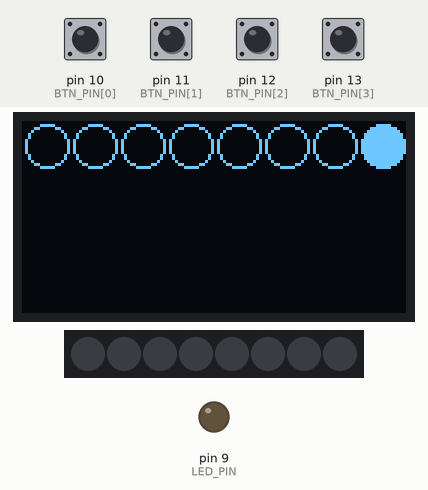
The sketch below on a simulated Arduino Uno, built with avr-gcc and run on an emulated ATmega328P. Shown: 128×64 one-colour display, 8 RGB LEDs in strip order, left to right, output pins drawn as LEDs (lit = HIGH). Dashed ring = blinking. The test bench sets the inputs (shaded band); at power-on: pin 10 (BTN_PIN[0]), pin 11 (BTN_PIN[1]), pin 12 (BTN_PIN[2]), pin 13 (BTN_PIN[3]) LOW. Dim RGB values are drawn brighter than linear; what the sketch prints to the serial monitor is not drawn.

Above: at 0.1 s.
1.3 s: pin 13 (BTN_PIN[3]) pulled HIGH for 0.15 s
At 1.86 s:
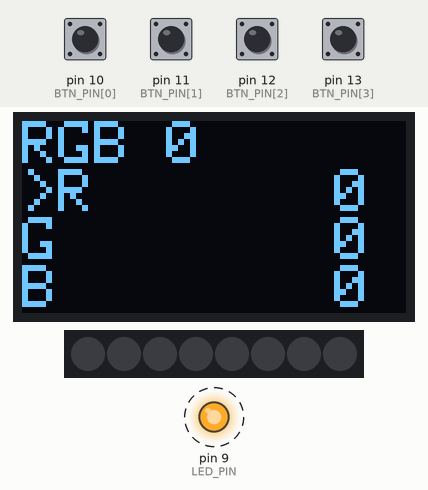
2.0 s: pin 11 (BTN_PIN[1]) pulled HIGH for 0.15 s
At 2.68 s:
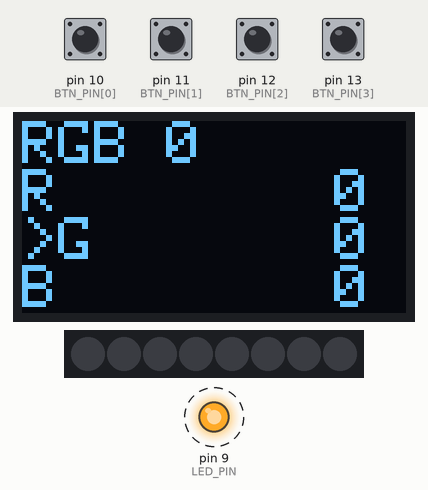
2.7 s: pin 13 (BTN_PIN[3]) pulled HIGH for 0.15 s
At 3.39 s:
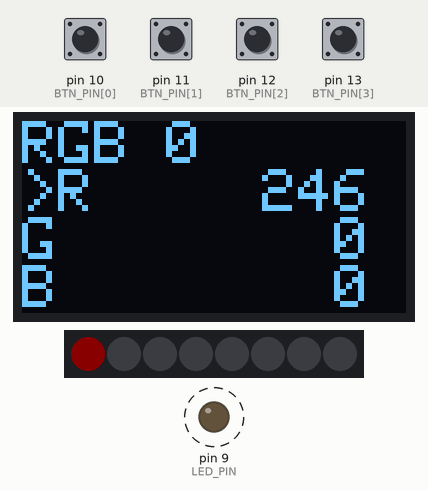
3.4 s: pin 12 (BTN_PIN[2]) pulled HIGH for 0.15 s
At 3.77 s:
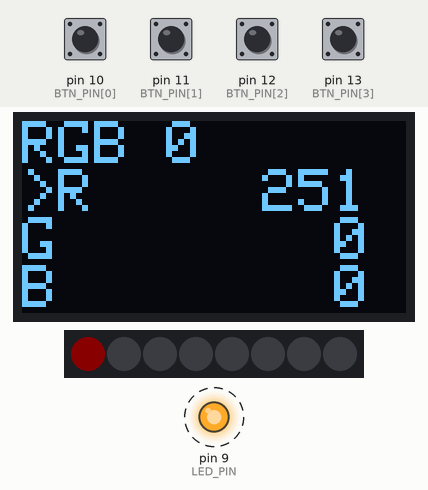
4.1 s: pin 10 (BTN_PIN[0]) pulled HIGH for 0.15 s
At 4.7 s:
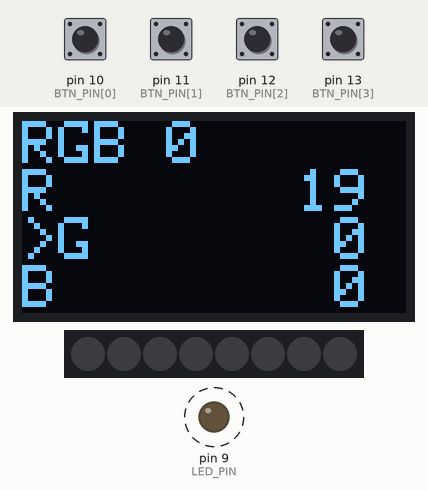
4.8 s: pin 11 (BTN_PIN[1]) pulled HIGH for 1 s
At 7.11 s:
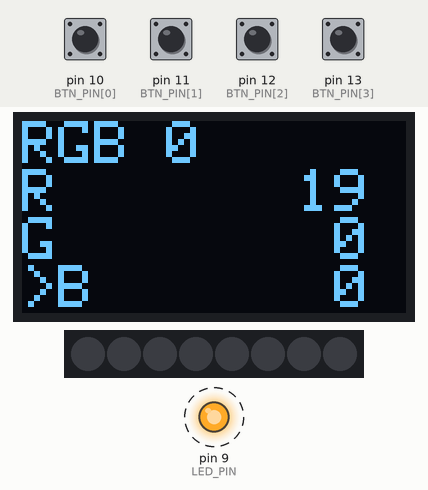
Timing chart, 0 to 7.4 s (numbered marks = the images above; inputs shaded):
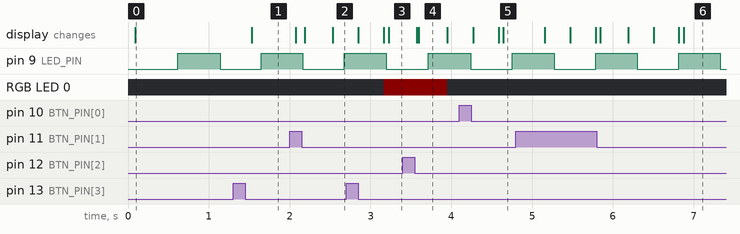

The sketch:

avr.ino
```cpp
#include <EEPROM.h>
#include "bluetooth.h"
#include "button.h"
#include "led.h"
#include "oled.h"
#include "rgb.h"

enum {
    BTN_BACK,
    BTN_UP,
    BTN_DOWN,
    BTN_ENTER,
};

uint8_t status = 0;
uint8_t prevStatus = 0;

uint8_t rgbIndex = 0;

void status0() {
    rgbRainbow(100);

    if (button[BTN_ENTER].status == PRESS) {
        status = 1;
        rgbIndex = 0;
        rgbClear();
    }
}

void status1() {
    oled.clearDisplay();
    for (uint8_t i = 0; i < 8; i++) {
        if (i == 7 - rgbIndex) {
            oled.fillCircle(i * 16 + 8, 8, 7, WHITE);
        } else {
            oled.drawCircle(i * 16 + 8, 8, 7, WHITE);
        }
    }
    oled.display();

    if (button[BTN_UP].status == PRESS ||
       (button[BTN_UP].status == HOLD && button[BTN_UP].holdTime >= 1000)) {
        rgbIndex = rgbIndex == 7 ? 0 : rgbIndex + 1;
    }

    if (button[BTN_DOWN].status == PRESS ||
       (button[BTN_DOWN].status == HOLD && button[BTN_DOWN].holdTime >= 1000)) {
        rgbIndex = rgbIndex == 0 ? 7 : rgbIndex - 1;
    }

    if (button[BTN_ENTER].status == PRESS) {
        status = 2;
    }
}

void status2() {
    static bool colorSelected = false;
    static uint8_t colorIndex = 0;
    char buffer[4];

    oled.clearDisplay();
    oled.setTextSize(2);

    oled.setCursor(0, 0);
    oled.print("RGB ");
    sprintf(buffer, "%1d", rgbIndex);
    oled.println(buffer);

    if (colorIndex == 0) oled.print(">");
    oled.println("R");
    if (colorIndex == 1) oled.print(">");
    oled.println("G");
    if (colorIndex == 2) oled.print(">");
    oled.println("B");

    oled.setCursor(SCREEN_WIDTH - 48, 16);
    sprintf(buffer, "%3d", rgb[rgbIndex].r);
    oled.print(buffer);

    oled.setCursor(SCREEN_WIDTH - 48, 32);
    sprintf(buffer, "%3d", rgb[rgbIndex].g);
    oled.print(buffer);

    oled.setCursor(SCREEN_WIDTH - 48, 48);
    sprintf(buffer, "%3d", rgb[rgbIndex].b);
    oled.print(buffer);

    oled.display();

    if (button[BTN_UP].status == PRESS ||
       (button[BTN_UP].status == HOLD && button[BTN_UP].holdTime >= 1000)) {
        if (colorSelected) {
            switch (colorIndex) {
                case 0: rgb[rgbIndex].r++; break;
                case 1: rgb[rgbIndex].g++; break;
                case 2: rgb[rgbIndex].b++; break;
            }
        } else {
            colorIndex = colorIndex == 0 ? 2 : colorIndex - 1;
        }
    }

    if (button[BTN_DOWN].status == PRESS ||
       (button[BTN_DOWN].status == HOLD && button[BTN_DOWN].holdTime >= 1000)) {
        if (colorSelected) {
            switch (colorIndex) {
                case 0: rgb[rgbIndex].r--; break;
                case 1: rgb[rgbIndex].g--; break;
                case 2: rgb[rgbIndex].b--; break;
            }
        } else {
            colorIndex = colorIndex == 2 ? 0 : colorIndex + 1;
        }
    }

    if (button[BTN_ENTER].status == PRESS) {
        colorSelected = true;
    }

    if (button[BTN_BACK].status == PRESS) {
        if (colorSelected) {
            colorSelected = false;
        } else {
            status = 1;
        }
    }
}

void status3() {}

void loopStatus() {
    switch (status) {
        case 0:
            status0();
            break;
        case 1:
            status1();
            break;
        case 2:
            status2();
            break;
        case 3:
            status3();
            break;
    }

    if (status != prevStatus) {
        prevStatus = status;

        packet_t statusPacket;

        statusPacket.type = PACKET_TYPE_MODE;
        statusPacket.length = 1;
        statusPacket.data[0] = status;

        sendPacket(statusPacket);
    }
}

void setup() {
    initBluetooth();
    initButton();
    initLED();
    initOLED();
    initRGB();
}

void loop() {
    loopBluetooth();
    loopButton();
    loopLED();
    loopRGB();
    loopStatus();
}
```

bluetooth.h
```cpp
#ifndef BLUETOOTH_H
#define BLUETOOTH_H

#include <EEPROM.h>

#define ADDR1 0
#define ADDR2 1
#define ADDR3 3

#define BAUD_RATE 9600
#define MIN_PACKET_SIZE 3
#define MAX_PACKET_SIZE 16
#define PACKET_HEADER 0xAA

enum {
  PACKET_TYPE_RGB,
  PACKET_TYPE_MODE,
  PACKET_EEPROM_WRITE,
  PACKET_EEPROM_READ,
};

typedef struct {
  uint8_t type;
  uint8_t length;
  uint8_t data[MAX_PACKET_SIZE];
} packet_t;

void processPacket(const packet_t& packet);
void sendPacket(const packet_t& packet);
void parsePacket();
void initBluetooth(uint64_t baud);
void loopBluetooth();

#include "button.h"
#include "rgb.h"

extern uint8_t status;

void sendPacket(const packet_t& packet) {
  Serial.write(PACKET_HEADER);
  Serial.write(packet.type);
  Serial.write(packet.length);
  for (uint8_t i = 0; i < packet.length; i++) {
    Serial.write(packet.data[i]);
  }
}

void processPacket(const packet_t& packet) {
  switch (packet.type) {
    case PACKET_TYPE_RGB:
      if (packet.length == 4) {
        uint8_t index = packet.data[0];
        rgb[index].r = packet.data[1];
        rgb[index].g = packet.data[2];
        rgb[index].b = packet.data[3];
      }
      break;

    case PACKET_TYPE_MODE:
      if (packet.length == 1) {
        status = packet.data[0];
      }
      break;

    case PACKET_EEPROM_WRITE:
      rgb[0].r = 255;
      rgb[0].g = 255;
      rgb[0].b = 255;
      if (packet.length == 3) {
        EEPROM.update(ADDR1, packet.data[0]);
        EEPROM.update(ADDR2, packet.data[1]);
        EEPROM.update(ADDR3, packet.data[2]);
      }
      break;

    case PACKET_EEPROM_READ:
      rgb[1].r = 255;
      rgb[1].g = 255;
      rgb[1].b = 255;
      if (packet.length == 1) {
        packet_t eepromPacket;

        eepromPacket.type = PACKET_EEPROM_READ;
        eepromPacket.length = 3;
        eepromPacket.data[0] = EEPROM.read(ADDR1);
        eepromPacket.data[1] = EEPROM.read(ADDR2);
        eepromPacket.data[2] = EEPROM.read(ADDR3);

        sendPacket(eepromPacket);
      }
      break;
  }
}

void parsePacket() {
  packet_t tempPacket;

  if (Serial.read() != PACKET_HEADER) return;

  if (Serial.readBytes(&tempPacket.type, 1) != 1) return;

  if (Serial.readBytes(&tempPacket.length, 1) != 1) return;

  if (Serial.readBytes(tempPacket.data, tempPacket.length) != tempPacket.length) return;

  processPacket(tempPacket);
}

void initBluetooth() {
  Serial.begin(BAUD_RATE);
  Serial.setTimeout(10);
}

void loopBluetooth() {
  if (Serial.available()) {
    parsePacket();
  }
}

#endif
```

button.h
```cpp
#ifndef _BUTTON_H_
#define _BUTTON_H_

const uint8_t BTN_NUM = 4;
const uint8_t BTN_PIN[] = {10, 11, 12, 13};

enum {
  IDLE,
  PRESS,
  HOLD,
  RELEASE
};

typedef struct {
  uint8_t status;
  uint64_t holdStart;
  uint64_t holdTime;
} button_t;

button_t button[BTN_NUM] = {0, 0, 0};

void initButton(void) {
  for (uint8_t i = 0; i < BTN_NUM; i++) {
    pinMode(BTN_PIN[i], INPUT);
  }
}

void loopButton(void) {
  for (uint8_t i = 0; i < BTN_NUM; i++) {
    uint8_t read = digitalRead(BTN_PIN[i]);

    switch (button[i].status) {
      case IDLE:
        button[i].status = read ? button[i].status : PRESS;
        break;

      case PRESS:
        button[i].status = HOLD;
        button[i].holdStart = millis();
        break;

      case HOLD:
        button[i].status = read ? RELEASE : button[i].status;
        button[i].holdTime = millis() - button[i].holdStart;
        break;

      case RELEASE:
        button[i].status = IDLE;
        button[i].holdTime = 0;
        break;
    }
  }
}

#endif
```

led.h
```cpp
#ifndef _LED_H_
#define _LED_H_

#define LED_PIN 9

bool led = false;

void ledCPU() {
    static uint64_t prevMillis = millis();

    if (millis() - prevMillis >= 500) {
        prevMillis = millis();
        led = !led;
    }
}

void initLED() {
    pinMode(LED_PIN, OUTPUT);
}

void loopLED() {
    digitalWrite(LED_PIN, led);
    ledCPU();
}

#endif
```

oled.h
```cpp
#ifndef _OLED_H_
#define _OLED_H_

#include <Adafruit_SSD1306.h>
// #include "font.h"

#define SCREEN_WIDTH 128
#define SCREEN_HEIGHT 64
#define OLED_RESET    -1

Adafruit_SSD1306 oled(SCREEN_WIDTH, SCREEN_HEIGHT, &Wire, OLED_RESET);

// const unsigned char* getBitmapForChar(const char* c, uint8_t& width, uint8_t& height) {
//   for (CharBitmap& cb : charBitmaps) {
//     if (strcmp(cb.character, c) == 0) {
//       width = cb.width;
//       height = cb.height;
//       return cb.bitmap;
//     }
//   }
//   return nullptr;
// }

// void oledPrint(const char* str, int startX, int startY) {
//   int x = startX;
//   int y = startY;
//   char utf8_char[4] = {0};  // 用來保存單個UTF-8字符的字符串表示

//   while (*str) {
//     uint32_t codepoint = 0;
//     int bytes = 0;

//     // UTF-8解碼
//     if ((*str & 0x80) == 0) {
//       // 1字節（ASCII）
//       codepoint = *str;
//       bytes = 1;

//       // 使用內建函數打印ASCII字符
//       oled.setCursor(x, y);
//       oled.print((char)codepoint);
//       x = oled.getCursorX();  // 更新x座標
//     } else if ((*str & 0xE0) == 0xC0) {
//       // 2字節
//       codepoint = (*str & 0x1F) << 6;
//       codepoint |= (*(str + 1) & 0x3F);
//       bytes = 2;
//     } else if ((*str & 0xF0) == 0xE0) {
//       // 3字節
//       codepoint = (*str & 0x0F) << 12;
//       codepoint |= (*(str + 1) & 0x3F) << 6;
//       codepoint |= (*(str + 2) & 0x3F);
//       bytes = 3;
//     } else {
//       // 其他情況（暫不支持）
//       str++;
//       continue;
//     }

//     if (bytes > 1) {
//       // 複製UTF-8字符到 utf8_char
//       strncpy(utf8_char, str, bytes);
//       utf8_char[bytes] = '\0';  // 確保是以null結尾的字符串

//       uint8_t width, height;
//       const unsigned char* bitmap = getBitmapForChar(utf8_char, width, height);
//       if (bitmap) {
//         oled.drawBitmap(x, y, bitmap, width, height, SSD1306_WHITE);
//         x += width;
//         if (x + width > SCREEN_WIDTH) {
//           x = 0;
//           y += height;
//           if (y + height > SCREEN_HEIGHT) {
//             break;  // 畫面已滿
//           }
//         }
//       }
//     }
//     str += bytes;
//   }
//   oled.display();
// }

void initOLED() {
  oled.begin(SSD1306_SWITCHCAPVCC, 0x3C);
  oled.setTextColor(WHITE);
  oled.setTextSize(1);
  oled.setCursor(0, 0);
  oled.clearDisplay();
  oled.print("Hello, World!");
  // oledPrint("哈嘍世界", 0, 0);
  oled.display();
}

#endif  // _OLED_H_
```

rgb.h
```cpp
#ifndef _RGB_H_
#define _RGB_H_

#include <Adafruit_NeoPixel.h>
#include "bluetooth.h"

#define RGB_NUM 8
#define RGB_PIN 8

typedef struct {
  uint8_t r;
  uint8_t g;
  uint8_t b;
} rgb_t;

Adafruit_NeoPixel pixels(RGB_NUM, RGB_PIN, NEO_GRB + NEO_KHZ800);

rgb_t rgb[RGB_NUM];
rgb_t prevRGB[RGB_NUM];

void rgbClear() {
  for (uint8_t i = 0; i < RGB_NUM; i++) {
    rgb[i].r = 0;
    rgb[i].g = 0;
    rgb[i].b = 0;
  }
}

void rgbWipe(rgb_t color, uint8_t wait) {
  static uint64_t prevMillis = millis();
  static uint8_t i = 0;

  if (millis() - prevMillis > wait) {
    prevMillis = millis();

    rgb[i] = color;
    i = i == RGB_NUM - 1 ? 0 : i + 1;
  }
}

void rgbRainbow(uint8_t wait) {
  static uint64_t prevMillis = millis();
  static uint8_t j = 0;

  if (millis() - prevMillis > wait) {
    prevMillis = millis();

    for (uint8_t i = 0; i < RGB_NUM; i++) {
      rgb[i].r = (uint8_t)((1 - cos((float)(i + j) * 2 * PI / RGB_NUM)) * 127.5);
      rgb[i].g = (uint8_t)((1 - cos((float)(i + j) * 2 * PI / RGB_NUM - 2 * PI / 3)) * 127.5);
      rgb[i].b = (uint8_t)((1 - cos((float)(i + j) * 2 * PI / RGB_NUM - 4 * PI / 3)) * 127.5);
    }

    j = j == 255 ? 0 : j + 1;
  }
}

void initRGB() {
  pixels.begin();
  pixels.setBrightness(10);
  pixels.clear();

  for (uint8_t i = 0; i < RGB_NUM; i++) {
    rgb[i].r = 0;
    rgb[i].g = 0;
    rgb[i].b = 0;
    prevRGB[i] = rgb[i];
  }
}

void loopRGB() {
  bool needUpdate = false;

  for (uint8_t i = 0; i < RGB_NUM; i++) {
    if (rgb[i].r != prevRGB[i].r || rgb[i].g != prevRGB[i].g || rgb[i].b != prevRGB[i].b) {
      prevRGB[i] = rgb[i];
      needUpdate = true;

      pixels.setPixelColor(i, pixels.Color(rgb[i].r, rgb[i].g, rgb[i].b));

      packet_t rgbPacket;

      rgbPacket.type = PACKET_TYPE_RGB;
      rgbPacket.length = 4;
      rgbPacket.data[0] = i;
      rgbPacket.data[1] = rgb[i].r;
      rgbPacket.data[2] = rgb[i].g;
      rgbPacket.data[3] = rgb[i].b;

      sendPacket(rgbPacket);
    }
  }

  if (needUpdate) {
    pixels.show();
  }
}

#endif // _RGB_H_
```

Measured:
- after the input at 1.3 s, the display: changes after 0.23 s (image 1)
- after the input at 2.0 s, the display: changes after 0.07 s (image 2)
- after the input at 2.7 s, the display: first differs from a run without the input after 0.47 s (image 3 shows a later state)
- after the input at 3.4 s, RGB LED 0: RGB(10, 0, 0) → off after 0.55 s; the display: first changes after 0.17 s (image 4 shows a later state)
- after the input at 4.1 s, the display: first differs from a run without the input after 0.54 s (image 5)
- after the input at 4.8 s, the display: first changes after 0.36 s (image 6 shows a later state)
- by itself, pin 9 (LED_PIN): alternates HIGH for 0.51 s and LOW for 0.52 s
